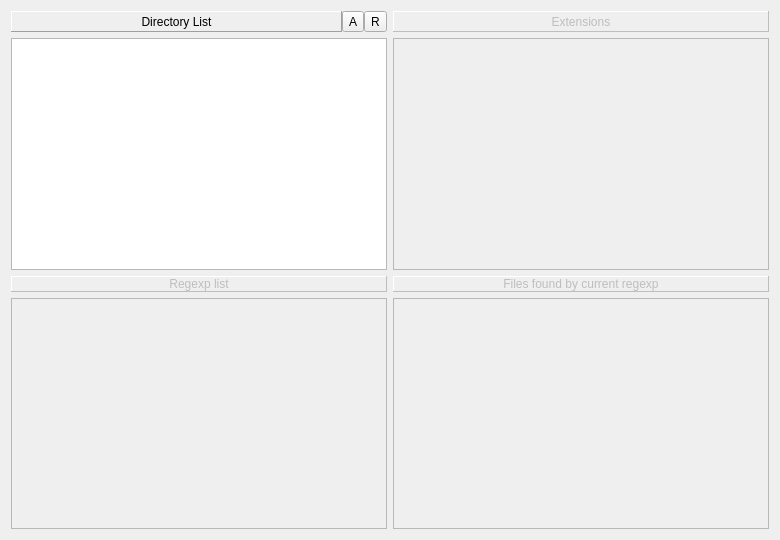
<?xml version="1.0" encoding="UTF-8"?>
<ui version="4.0">
 <class>SeriesSettings</class>
 <widget class="QWidget" name="SeriesSettings">
  <property name="geometry">
   <rect>
    <x>0</x>
    <y>0</y>
    <width>780</width>
    <height>540</height>
   </rect>
  </property>
  <property name="windowTitle">
   <string>Series Settings</string>
  </property>
  <layout class="QGridLayout" name="gridLayout_2">
   <item row="2" column="0">
    <widget class="QLabel" name="label">
     <property name="enabled">
      <bool>false</bool>
     </property>
     <property name="frameShape">
      <enum>QFrame::Panel</enum>
     </property>
     <property name="frameShadow">
      <enum>QFrame::Raised</enum>
     </property>
     <property name="midLineWidth">
      <number>0</number>
     </property>
     <property name="text">
      <string>Regexp list</string>
     </property>
     <property name="scaledContents">
      <bool>false</bool>
     </property>
     <property name="alignment">
      <set>Qt::AlignCenter</set>
     </property>
    </widget>
   </item>
   <item row="2" column="1">
    <widget class="QLabel" name="label_2">
     <property name="enabled">
      <bool>false</bool>
     </property>
     <property name="frameShape">
      <enum>QFrame::Panel</enum>
     </property>
     <property name="frameShadow">
      <enum>QFrame::Raised</enum>
     </property>
     <property name="midLineWidth">
      <number>0</number>
     </property>
     <property name="text">
      <string>Files found by current regexp</string>
     </property>
     <property name="scaledContents">
      <bool>false</bool>
     </property>
     <property name="alignment">
      <set>Qt::AlignCenter</set>
     </property>
    </widget>
   </item>
   <item row="3" column="0">
    <widget class="QListView" name="listView_regexp">
     <property name="enabled">
      <bool>false</bool>
     </property>
    </widget>
   </item>
   <item row="3" column="1">
    <widget class="QListView" name="listView_files">
     <property name="enabled">
      <bool>false</bool>
     </property>
    </widget>
   </item>
   <item row="1" column="0">
    <widget class="QTableView" name="tableView_directories">
     <property name="alternatingRowColors">
      <bool>true</bool>
     </property>
     <property name="verticalScrollMode">
      <enum>QAbstractItemView::ScrollPerPixel</enum>
     </property>
     <property name="horizontalScrollMode">
      <enum>QAbstractItemView::ScrollPerPixel</enum>
     </property>
     <property name="showGrid">
      <bool>false</bool>
     </property>
     <attribute name="horizontalHeaderVisible">
      <bool>false</bool>
     </attribute>
     <attribute name="verticalHeaderVisible">
      <bool>false</bool>
     </attribute>
    </widget>
   </item>
   <item row="0" column="1">
    <widget class="QLabel" name="label_8">
     <property name="enabled">
      <bool>false</bool>
     </property>
     <property name="frameShape">
      <enum>QFrame::Panel</enum>
     </property>
     <property name="frameShadow">
      <enum>QFrame::Raised</enum>
     </property>
     <property name="text">
      <string>Extensions</string>
     </property>
     <property name="alignment">
      <set>Qt::AlignCenter</set>
     </property>
    </widget>
   </item>
   <item row="1" column="1">
    <widget class="QListView" name="listView_extensions">
     <property name="enabled">
      <bool>false</bool>
     </property>
    </widget>
   </item>
   <item row="0" column="0">
    <layout class="QHBoxLayout" name="horizontalLayout">
     <property name="spacing">
      <number>0</number>
     </property>
     <item>
      <widget class="QLabel" name="label_4">
       <property name="frameShape">
        <enum>QFrame::Panel</enum>
       </property>
       <property name="frameShadow">
        <enum>QFrame::Raised</enum>
       </property>
       <property name="midLineWidth">
        <number>0</number>
       </property>
       <property name="text">
        <string>Directory List</string>
       </property>
       <property name="scaledContents">
        <bool>false</bool>
       </property>
       <property name="alignment">
        <set>Qt::AlignCenter</set>
       </property>
      </widget>
     </item>
     <item>
      <widget class="QToolButton" name="toolButton_addDirectory">
       <property name="toolTip">
        <string>Add Directory</string>
       </property>
       <property name="text">
        <string>A</string>
       </property>
      </widget>
     </item>
     <item>
      <widget class="QToolButton" name="toolButton_removeDirectory">
       <property name="toolTip">
        <string>Remove Directory</string>
       </property>
       <property name="text">
        <string>R</string>
       </property>
      </widget>
     </item>
    </layout>
   </item>
  </layout>
 </widget>
 <resources/>
 <connections/>
</ui>
